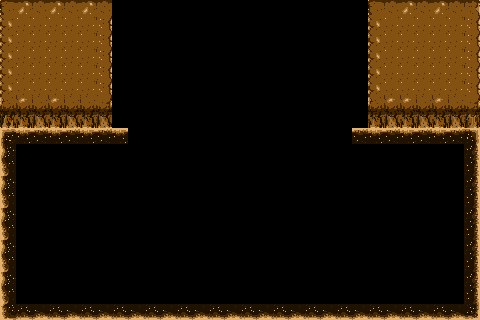

A level layout from a 2D game, rendered from its tile map. Below: a short description, then the map file with its tile-grid data intact:
An orthogonal 30x20 tile map with 16x16 px tiles, 2 tile layers (Ground Layer, Wall Layer), 2 tilesets and 24 objects.

<map version="1.10" tiledversion="1.11.2" orientation="orthogonal" renderorder="right-down" width="30" height="20" tilewidth="16" tileheight="16" infinite="0" nextlayerid="3" nextobjectid="1">
 <tileset firstgid="1" name="wall" tilewidth="16" tileheight="16" tilecount="36" columns="9">
  <image source="textures/tiles/wall.png" width="144" height="64" />
  <tile id="0">
   <objectgroup draworder="index" id="3">
    <object id="2" x="0" y="0" width="16" height="16" />
   </objectgroup>
  </tile>
  <tile id="1">
   <objectgroup draworder="index" id="2">
    <object id="1" x="0" y="0" width="16" height="16" />
   </objectgroup>
  </tile>
  <tile id="2">
   <objectgroup draworder="index" id="2">
    <object id="1" x="0" y="0" width="16" height="16" />
   </objectgroup>
  </tile>
  <tile id="3">
   <objectgroup draworder="index" id="2">
    <object id="1" x="0" y="0" width="16" height="16" />
   </objectgroup>
  </tile>
  <tile id="4">
   <objectgroup draworder="index" id="2">
    <object id="1" x="0" y="0" width="16" height="16" />
   </objectgroup>
  </tile>
  <tile id="5">
   <objectgroup draworder="index" id="2">
    <object id="1" x="0" y="0" width="16" height="16" />
   </objectgroup>
  </tile>
  <tile id="7">
   <objectgroup draworder="index" id="2">
    <object id="1" x="0" y="0" width="16" height="16" />
   </objectgroup>
  </tile>
  <tile id="9">
   <objectgroup draworder="index" id="2">
    <object id="1" x="0" y="0" width="16" height="16" />
   </objectgroup>
  </tile>
  <tile id="10">
   <objectgroup draworder="index" id="2">
    <object id="1" x="0" y="0" width="16" height="16" />
   </objectgroup>
  </tile>
  <tile id="11">
   <objectgroup draworder="index" id="2">
    <object id="1" x="0" y="0" width="16" height="16" />
   </objectgroup>
  </tile>
  <tile id="12">
   <objectgroup draworder="index" id="2">
    <object id="1" x="0" y="0" width="16" height="16" />
   </objectgroup>
  </tile>
  <tile id="14">
   <objectgroup draworder="index" id="2">
    <object id="1" x="0" y="0" width="16" height="16" />
   </objectgroup>
  </tile>
  <tile id="16">
   <objectgroup draworder="index" id="2">
    <object id="1" x="0" y="0" width="16" height="16" />
   </objectgroup>
  </tile>
  <tile id="18">
   <objectgroup draworder="index" id="2">
    <object id="1" x="0" y="0" width="16" height="16" />
   </objectgroup>
  </tile>
  <tile id="19">
   <objectgroup draworder="index" id="2">
    <object id="1" x="0" y="0" width="16" height="16" />
   </objectgroup>
  </tile>
  <tile id="20">
   <objectgroup draworder="index" id="2">
    <object id="1" x="0" y="0" width="16" height="16" />
   </objectgroup>
  </tile>
  <tile id="21">
   <objectgroup draworder="index" id="2">
    <object id="1" x="0" y="0" width="16" height="16" />
   </objectgroup>
  </tile>
  <tile id="23">
   <objectgroup draworder="index" id="2">
    <object id="1" x="0" y="0" width="16" height="16" />
   </objectgroup>
  </tile>
  <tile id="27">
   <objectgroup draworder="index" id="2">
    <object id="1" x="0" y="0" width="16" height="16" />
   </objectgroup>
  </tile>
  <tile id="28">
   <objectgroup draworder="index" id="2">
    <object id="1" x="0" y="0" width="16" height="16" />
   </objectgroup>
  </tile>
  <tile id="29">
   <objectgroup draworder="index" id="2">
    <object id="1" x="0" y="0" width="16" height="16" />
   </objectgroup>
  </tile>
  <tile id="30">
   <objectgroup draworder="index" id="2">
    <object id="1" x="0" y="0" width="16" height="16" />
   </objectgroup>
  </tile>
  <tile id="32">
   <objectgroup draworder="index" id="2">
    <object id="1" x="0" y="0" width="16" height="16" />
   </objectgroup>
  </tile>
 </tileset>
 <tileset firstgid="37" name="ground" tilewidth="16" tileheight="16" tilecount="24" columns="6">
  <image source="textures/tiles/ground.png" width="96" height="64" />
  <tile id="11">
   <objectgroup draworder="index" id="2">
    <object id="1" x="0" y="0" width="16" height="16" />
   </objectgroup>
  </tile>
 </tileset>
 <layer id="2" name="Ground Layer" width="30" height="20">
  <data encoding="csv">
0,0,0,0,0,0,0,0,0,0,0,0,0,0,0,0,0,0,0,0,0,0,0,0,0,0,0,0,0,0,
0,0,0,0,0,0,0,0,0,0,0,0,0,0,0,0,0,0,0,0,0,0,0,0,0,0,0,0,0,0,
0,0,0,0,0,0,0,0,0,0,0,0,0,0,0,0,0,0,0,0,0,0,0,0,0,0,0,0,0,0,
0,0,0,0,0,0,0,0,0,0,0,0,0,0,0,0,0,0,0,0,0,0,0,0,0,0,0,0,0,0,
0,0,0,0,0,0,0,0,0,0,0,0,0,0,0,0,0,0,0,0,0,0,0,0,0,0,0,0,0,0,
0,0,0,0,0,0,0,0,0,0,0,0,0,0,0,0,0,0,0,0,0,0,0,0,0,0,0,0,0,0,
0,0,0,0,0,0,0,0,0,0,0,0,0,0,0,0,0,0,0,0,0,0,0,0,0,0,0,0,0,0,
0,0,0,0,0,0,0,0,0,0,0,0,0,0,0,0,0,0,0,0,0,0,0,0,0,0,0,0,0,0,
37,38,39,38,39,38,39,38,0,0,0,0,0,0,0,0,0,0,0,0,0,0,39,38,39,38,39,38,39,40,
0,0,0,0,0,0,0,0,0,0,0,0,0,0,0,0,0,0,0,0,0,0,0,0,0,0,0,0,0,0,
0,0,0,0,0,0,0,0,0,0,0,0,0,0,0,0,0,0,0,0,0,0,0,0,0,0,0,0,0,0,
0,0,0,0,0,0,0,0,0,0,0,0,0,0,0,0,0,0,0,0,0,0,0,0,0,0,0,0,0,0,
0,0,0,0,0,0,0,0,0,0,0,0,0,0,0,0,0,0,0,0,0,0,0,0,0,0,0,0,0,0,
0,0,0,0,0,0,0,0,0,0,0,0,0,0,0,0,0,0,0,0,0,0,0,0,0,0,0,0,0,0,
0,0,0,0,0,0,0,0,0,0,0,0,0,0,0,0,0,0,0,0,0,0,0,0,0,0,0,0,0,0,
0,0,0,0,0,0,0,0,0,0,0,0,0,0,0,0,0,0,0,0,0,0,0,0,0,0,0,0,0,0,
0,0,0,0,0,0,0,0,0,0,0,0,0,0,0,0,0,0,0,0,0,0,0,0,0,0,0,0,0,0,
0,0,0,0,0,0,0,0,0,0,0,0,0,0,0,0,0,0,0,0,0,0,0,0,0,0,0,0,0,0,
0,0,0,0,0,0,0,0,0,0,0,0,0,0,0,0,0,0,0,0,0,0,0,0,0,0,0,0,0,0,
0,0,0,0,0,0,0,0,0,0,0,0,0,0,0,0,0,0,0,0,0,0,0,0,0,0,0,0,0,0
</data>
 </layer>
 <layer id="1" name="Wall Layer" width="30" height="20">
  <data encoding="csv">
1,2,3,2,3,2,3,0,0,0,0,0,0,0,0,0,0,0,0,0,0,0,0,1,3,2,3,2,3,4,
10,11,11,11,11,11,13,0,0,0,0,0,0,0,0,0,0,0,0,0,0,0,0,10,11,11,11,11,11,13,
10,11,11,11,11,11,13,0,0,0,0,0,0,0,0,0,0,0,0,0,0,0,0,10,11,11,11,11,11,13,
10,11,11,11,11,11,13,0,0,0,0,0,0,0,0,0,0,0,0,0,0,0,0,10,11,11,11,11,11,13,
10,11,11,11,11,11,13,0,0,0,0,0,0,0,0,0,0,0,0,0,0,0,0,10,11,11,11,11,11,13,
10,11,11,11,11,11,13,0,0,0,0,0,0,0,0,0,0,0,0,0,0,0,0,10,11,11,11,11,11,13,
19,20,21,20,21,21,22,0,0,0,0,0,0,0,0,0,0,0,0,0,0,0,0,19,20,20,21,20,21,22,
28,29,30,29,30,29,30,0,0,0,0,0,0,0,0,0,0,0,0,0,0,0,0,29,30,29,30,29,30,31,
0,0,0,0,0,0,0,0,0,0,0,0,0,0,0,0,0,0,0,0,0,0,0,0,0,0,0,0,0,0,
43,0,0,0,0,0,0,0,0,0,0,0,0,0,0,0,0,0,0,0,0,0,0,0,0,0,0,0,0,46,
49,0,0,0,0,0,0,0,0,0,0,0,0,0,0,0,0,0,0,0,0,0,0,0,0,0,0,0,0,52,
43,0,0,0,0,0,0,0,0,0,0,0,0,0,0,0,0,0,0,0,0,0,0,0,0,0,0,0,0,46,
49,0,0,0,0,0,0,0,0,0,0,0,0,0,0,0,0,0,0,0,0,0,0,0,0,0,0,0,0,52,
43,0,0,0,0,0,0,0,0,0,0,0,0,0,0,0,0,0,0,0,0,0,0,0,0,0,0,0,0,46,
49,0,0,0,0,0,0,0,0,0,0,0,0,0,0,0,0,0,0,0,0,0,0,0,0,0,0,0,0,52,
43,0,0,0,0,0,0,0,0,0,0,0,0,0,0,0,0,0,0,0,0,0,0,0,0,0,0,0,0,46,
49,0,0,0,0,0,0,0,0,0,0,0,0,0,0,0,0,0,0,0,0,0,0,0,0,0,0,0,0,52,
43,0,0,0,0,0,0,0,0,0,0,0,0,0,0,0,0,0,0,0,0,0,0,0,0,0,0,0,0,46,
49,0,0,0,0,0,0,0,0,0,0,0,0,0,0,0,0,0,0,0,0,0,0,0,0,0,0,0,0,52,
55,56,57,56,57,56,57,56,57,56,57,56,57,56,57,56,57,56,57,56,57,56,57,56,57,56,57,56,57,58
</data>
 </layer>
</map>